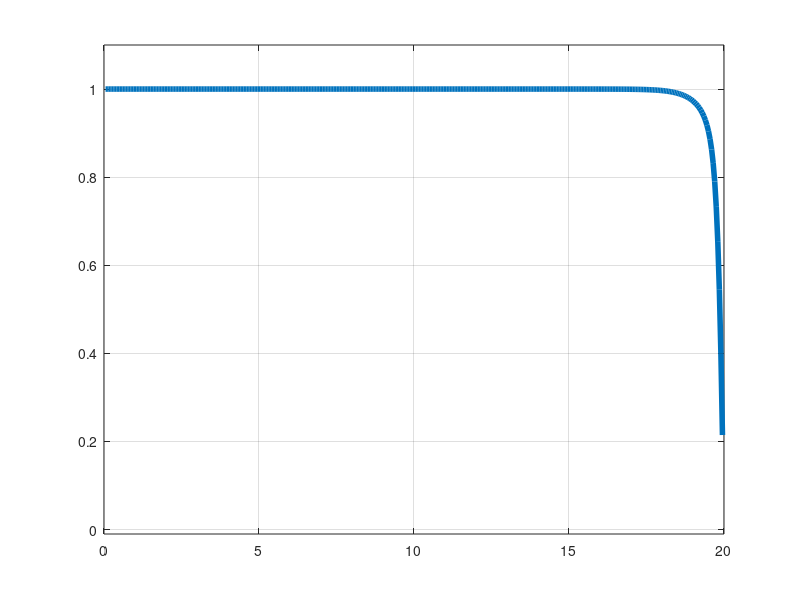

The MATLAB script that drew this image:
% explicit solution of Fisher-KPP equation
% u_t = eps*u_xx + u - u^2,  u(0)=1, u(10)=0   (nonlinear).

% Grid and initial data:
eps = 0.01;
h = .05;
k = .4*h^2/eps;                 % try .4 -> .51
x = (0+h:h:20-h)';
u = exp(-2*x) + 0.5*(abs(x-3)<1);   % initial data: wave front

% Set-up for plot:
figure(1); clf;
%subplot(2,1,1)
plt = plot(x,u,'linewidth',4);
axis([0 20 -.01 1.1]), grid

% Sparse matrix for finite difference operation:
N = length(x);
a = -2/h^2;
b = 1/h^2;
main = a*sparse(ones(N,1));
off  = b*sparse(ones(N-1,1));
L = diag(main) + diag(off,1) + diag(off,-1);
bc = b*[1; zeros(N-1,1)];


Tf = 42;
numsteps = ceil(Tf/k);
%k = Tf/numsteps
Tf = k*numsteps;

disp('type <return> to see solution')
pause
% Time-stepping:
for n=1:numsteps
  t = n*k;
  unew = u + k*(  eps*(L*u + bc) + (u-u.^2)  );
  u = unew;
  set(plt,'ydata',u)
  drawnow
  %pause
end



